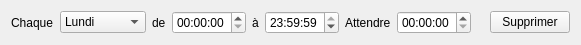
<?xml version="1.0" encoding="UTF-8"?>
<ui version="4.0">
 <class>PasswordRuleWidget</class>
 <widget class="QWidget" name="PasswordRuleWidget">
  <property name="geometry">
   <rect>
    <x>0</x>
    <y>0</y>
    <width>501</width>
    <height>41</height>
   </rect>
  </property>
  <property name="sizePolicy">
   <sizepolicy hsizetype="Preferred" vsizetype="Maximum">
    <horstretch>0</horstretch>
    <verstretch>0</verstretch>
   </sizepolicy>
  </property>
  <property name="windowTitle">
   <string>Form</string>
  </property>
  <layout class="QHBoxLayout" name="horizontalLayout">
   <item>
    <widget class="QLabel" name="label_0">
     <property name="sizePolicy">
      <sizepolicy hsizetype="Maximum" vsizetype="Preferred">
       <horstretch>0</horstretch>
       <verstretch>0</verstretch>
      </sizepolicy>
     </property>
     <property name="text">
      <string>Chaque</string>
     </property>
    </widget>
   </item>
   <item>
    <widget class="QComboBox" name="day_comboBox">
     <property name="editable">
      <bool>false</bool>
     </property>
     <property name="currentText">
      <string>Lundi</string>
     </property>
     <property name="currentIndex">
      <number>0</number>
     </property>
     <item>
      <property name="text">
       <string>Lundi</string>
      </property>
     </item>
     <item>
      <property name="text">
       <string>Mardi</string>
      </property>
     </item>
     <item>
      <property name="text">
       <string>Mercredi</string>
      </property>
     </item>
     <item>
      <property name="text">
       <string>Jeudi</string>
      </property>
     </item>
     <item>
      <property name="text">
       <string>Vendredi</string>
      </property>
     </item>
     <item>
      <property name="text">
       <string>Samedi</string>
      </property>
     </item>
     <item>
      <property name="text">
       <string>Dimanche</string>
      </property>
     </item>
    </widget>
   </item>
   <item>
    <widget class="QLabel" name="label_1">
     <property name="sizePolicy">
      <sizepolicy hsizetype="Maximum" vsizetype="Preferred">
       <horstretch>0</horstretch>
       <verstretch>0</verstretch>
      </sizepolicy>
     </property>
     <property name="text">
      <string>de</string>
     </property>
    </widget>
   </item>
   <item>
    <widget class="QTimeEdit" name="min_timeEdit"/>
   </item>
   <item>
    <widget class="QLabel" name="label_2">
     <property name="sizePolicy">
      <sizepolicy hsizetype="Maximum" vsizetype="Preferred">
       <horstretch>0</horstretch>
       <verstretch>0</verstretch>
      </sizepolicy>
     </property>
     <property name="text">
      <string>à</string>
     </property>
    </widget>
   </item>
   <item>
    <widget class="QTimeEdit" name="max_timeEdit">
     <property name="time">
      <time>
       <hour>23</hour>
       <minute>59</minute>
       <second>59</second>
      </time>
     </property>
    </widget>
   </item>
   <item>
    <widget class="QLabel" name="label_3">
     <property name="sizePolicy">
      <sizepolicy hsizetype="Maximum" vsizetype="Preferred">
       <horstretch>0</horstretch>
       <verstretch>0</verstretch>
      </sizepolicy>
     </property>
     <property name="text">
      <string>Attendre</string>
     </property>
    </widget>
   </item>
   <item>
    <widget class="QTimeEdit" name="delay_timeEdit"/>
   </item>
   <item>
    <widget class="QLabel" name="label_4">
     <property name="sizePolicy">
      <sizepolicy hsizetype="Maximum" vsizetype="Preferred">
       <horstretch>0</horstretch>
       <verstretch>0</verstretch>
      </sizepolicy>
     </property>
     <property name="text">
      <string/>
     </property>
    </widget>
   </item>
   <item>
    <widget class="QPushButton" name="remove_button">
     <property name="text">
      <string>Supprimer</string>
     </property>
    </widget>
   </item>
  </layout>
 </widget>
 <resources/>
 <connections/>
</ui>
